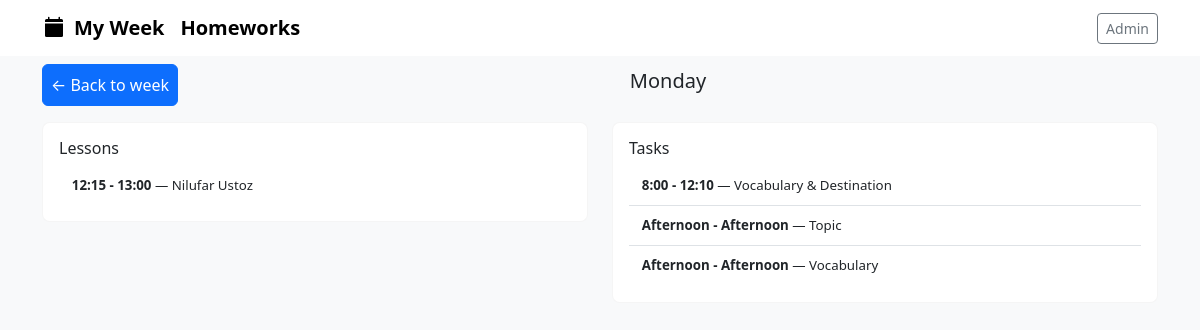
/day/0/, run on the app's committed database.
### schedule/models.py (models this page shows, shortened)
class Lesson(models.Model):
    day = models.IntegerField(choices=DAY_CHOICES)
    title = models.CharField(max_length=200)
    start_time = models.CharField(max_length=32, blank=True)
    end_time = models.CharField(max_length=32, blank=True)
    description = models.TextField(blank=True)
    created_at = models.DateTimeField(auto_now_add=True)
    class Meta:
        ordering = ['day', 'start_time']

class Task(models.Model):
    day = models.IntegerField(choices=DAY_CHOICES)
    title = models.CharField(max_length=200)
    description = models.TextField(blank=True)
    start_time = models.CharField(max_length=32, blank=True)
    end_time = models.CharField(max_length=32, blank=True)
    class Meta:
        ordering = ['day', 'start_time']

### schedule/views.py (the view)
# urls.py: path('day/<int:day>/', views.day_detail, name='day'),
def day_detail(request, day):
    day = int(day)
    name = DAY_NAMES[day]
    lessons = (
        Lesson.objects
        .filter(day=day)
        .annotate(start_time_cast=Cast('start_time', TimeField()))
        .order_by('start_time_cast')
    )
    tasks = (
        Task.objects
        .filter(day=day)
        .annotate(start_time_cast=Cast('start_time', TimeField()))
        .order_by('start_time_cast')
    )
    return render(request, 'schedule/day_detail.html', {
        'day_index': day,
        'day_name': name,
        'lessons': lessons,
        'tasks': tasks,
    })

### schedule/templates/schedule/day_detail.html (shortened to what this page needs)
{% extends 'schedule/base.html' %}
{% block content %}
  <div class="d-flex justify-content-between align-items-center mb-3">
    <a href="{% url 'schedule:index' %}" class="btn btn-primary mt-2 p-2">← Back to week</a>
    <h1 class="h5 mb-0">{{ day_name }}</h1>
  </div>
  <div class="row gy-3">
    <div class="col-12 col-lg-6">
      <div class="card">
        <div class="card-body">
          <h3 class="h6">Lessons</h3>
          {% if lessons.count %}
            <ul class="list-group list-group-flush">
              {% for lesson in lessons %}
                <li class="list-group-item d-flex justify-content-between align-items-center">
                  <div class="small"><strong>{{ lesson.start_time }} - {{ lesson.end_time }}</strong> — {{ lesson.title }}</div>                </li>
              {% endfor %}
            </ul>
          {% else %}
            <p class="text-muted">No lessons for this day.</p>
          {% endif %}
        </div>
      </div>
    </div>
    <div class="col-12 col-lg-6">
      <div class="card">
        <div class="card-body">
          <h3 class="h6">Tasks</h3>
          {% if tasks.count %}
            <ul class="list-group list-group-flush">
            {% for task in tasks %}
              <li class="list-group-item d-flex justify-content-between align-items-center">
                <div class="small">
                  <strong>
                    {% if task.start_time %}{{ task.start_time }}{% endif %}{% if task.end_time %} - {{ task.end_time }}{% endif %}
                  </strong>
                   — {{ task.title }}
                </div>
              </li>
            {% endfor %}
            </ul>
          {% else %}
            <p class="text-muted">No tasks for this day.</p>
          {% endif %}
        </div>
      </div>
    </div>
  </div>
{% endblock %}

### schedule/templates/schedule/base.html (style rules this page uses)
:root { --card-radius:12px }
body { font-size:0.95rem }
.card { border-radius:8px;border:1px solid rgba(0,0,0,0.04) }
.list-group-item { padding:.6rem .8rem }

### data on the page
Lesson: start_time "12:15", end_time "13:00", title "Nilufar Ustoz"
Task: start_time "8:00", end_time "12:10", title "Vocabulary & Destination"
Task: start_time "Afternoon", end_time "Afternoon", title "Topic"
Task: start_time "Afternoon", end_time "Afternoon", title "Vocabulary"

### other printed values
{{ day_name }} "Monday"
